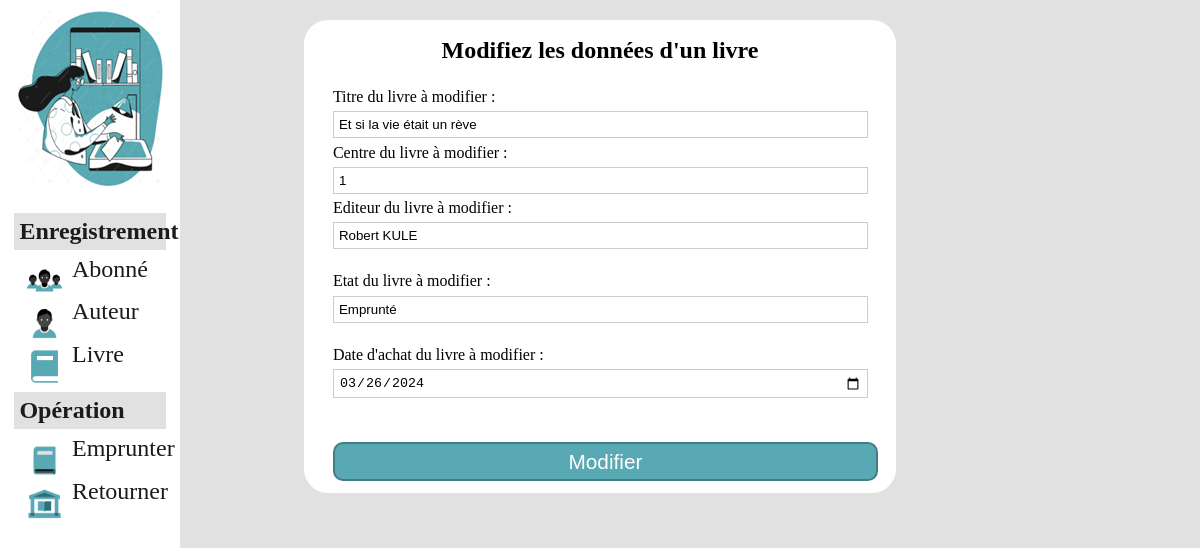
Page /ModifierLivre.php?idLivre=1 on the committed database.
### tables this page shows
CREATE TABLE `livre` (
  `NumeroLivre` int(11) NOT NULL,
  `Titre` varchar(50) NOT NULL,
  `Centre` int(11) NOT NULL,
  `Editeur` varchar(50) NOT NULL,
  `Etat` varchar(50) NOT NULL,
  `DateAchat` date NOT NULL
);

### ModifierLivre.php (the view, shortened to what this page needs)
<!DOCTYPE html>
<html lang="fr">
<head>
    <link rel="stylesheet" href="ModifierStyle.css">
</head>
<body>
    <div class="menu">
        <div class="Icone-Library">
                <a href="Accueil.php"> <img src="Images/Icone_Library.png" alt="icone de la bibliotheque"> </a>
            </div>
        <nav>
            <h2>Enregistrement</h2>
            <a href="Abonne.php">
                <div class="actionMenu">
                    <div class="iconeActionMenu">
                        <img src="Images/iconeAbonne.png" alt="icone abonné">
                    </div>
                    <div class="labelActionMenu">
                        <h3>Abonné</h3>
                    </div>
                  </div>
            </a>
            <a href="Auteur.php" class="enregistrement" >
                <div class="actionMenu">
                    <div class="iconeActionMenu">
                         <img src="Images/iconeAuteur.png" alt="icone auteur">
                    </div>
                    <div class="labelActionMenu">
                        <h3>Auteur</h3>
                    </div>
                </div>
            </a>
            <a href="Livre.php" class="enregistrement">
                <div class="actionMenu">
                    <div class="iconeActionMenu">
                        <img src="Images/iconeLivre.png" alt="icone livre">
                    </div>
                    <div class="labelActionMenu">
                        <h3>Livre</h3>
                    </div>
                </div>
            </a>
            <h2>Opération</h2>
            <a href="Emprunter.php" class="enregistrement">
                <div class="actionMenu">
                    <div class="iconeActionMenu">
                        <img src="Images/iconeEmprunt.png" alt="icone emprunt">
                    </div>
                    <div class="labelActionMenu">
                        <h3>Emprunter</h3>
                    </div>
                </div>
            </a>
            <a href="Retourner.php" class="enregistrement" >
                <div class="actionMenu">
                    <div class="iconeActionMenu">
                        <img src="Images/iconeRetourner.png" alt="icone retourner">
                    </div>
                    <div class="labelActionMenu">
                        <h3>Retourner</h3>
                    </div>
                </div>
            </a>
        </nav>
    </div>
    <?php
        if ($_SERVER["REQUEST_METHOD"] == "GET") {
            $idLivre= isset($_GET['idLivre']) ? $_GET['idLivre'] : "";
            try{
                $maVariable=new PDO('mysql:host=localhost;dbname=projetbibliotheque',"root","");
                $maVariable->setAttribute(PDO::ATTR_ERRMODE,PDO::ERRMODE_EXCEPTION);
                $req=$maVariable->prepare("SELECT * FROM livre WHERE NumeroLivre=$idLivre");
                $req->execute();
                $data=$req->fetchAll(PDO::FETCH_ASSOC);
                }catch(PDOException $e){
                    echo " ".$e->getMessage();
                }
                foreach($data as $row) {
                    echo '<div class="container">
                        <h3>Modifiez les données d\'un livre</h3>
                        <form action="Modify.php" method="post">
                            <div class="form-group">
                                <label for="titre">Titre du livre à modifier : </label>
                                <input type="text" id="titre"  name="titre" value="'.$row["Titre"].'">
                            </div>
                            <div class="form-group">
                                <label for="centre">Centre du livre à modifier : </label>
                                <input type="number" id="centre" name="centre" value="'.$row["Centre"].'">
                            </div>
                            <div class="form-group">
                                <label for="editeur">Editeur du livre à modifier : </label>
                                <input type="text" id="editeur" name="editeur" value="'.$row["Editeur"].'">
                            </div><br>
                            <div class="form-group">
                                <label for="etat">Etat du livre à modifier : </label>
                                <input type="text" id="etat" name="etat" value="'.$row["Etat"].'">
                            </div><br>
                            <div class="form-group">
                                <label for="dateAchat">Date d\'achat du livre à modifier : </label>
                                <input type="date" id="dateAchat" name="dateAchat" value="'.$row["DateAchat"].'">
                            </div><br>
                             <div class="form-group" style="display: none">
                                <label for="numeroLivre">Numéro du livre à modifier : </label>
                                <input type="number" id ="numeroLivre" name="numeroLivre" value="'.$row["NumeroLivre"].'">
                            </div><br>
                            <button type="submit" class="button" name="modifierLivre">Modifier</button>
                        </form>
                    </div>';
                    }
        }
        ?>
</body>
</html>

### ModifierStyle.css (style rules this page uses)
body { display: flex; flex-direction: row; justify-content: start; align-items: flex-start; background-color: rgb(225, 225, 225); }
.menu { position: fixed; top: 0px; left: 0px; width: 15%; height: 100vh; background-color:white; color: white; }
.Icone-Library { margin-top: 5%; margin-left: 10%; margin-bottom: 0%; }
nav a { color: #1b1a1a; text-decoration: none; }
nav h2 { color: #1b1b1b; text-decoration: none; background-color: #E1E1E1; margin-left: 8%; margin-right: 8%; margin-bottom: -4%; margin-top: 12%; padding: 5px; }
nav h3 { color: #1b1b1b; text-decoration: none; font-weight: normal; font-size: 1.5em; }
.actionMenu { display: flex; gap: 10px; margin-top: 7%; margin-left: 15%; margin-bottom: -12%; }
.iconeActionMenu { display: flex; justify-content: center; align-items: center; align-self: center; height: 35px; width: 35px; }
.iconeActionMenu img { width: 100%; height: 100%; }
.container { margin: 1% 25%; padding: 1% 2%; width: 50%; background-color: white; border-radius: 1.5em; }
h3 { margin-top: 1%; text-align: center; font-size: 1.5em; }
form { display: flex; flex-direction: column; justify-content: space-around; align-items: flex-start; }
.form-group { width: 96%; padding: 0%; }
label,input { width: 100%; margin: 1%; }
input[type="number"], input[type="date"], input[type="text"] { width: 100%; padding: 5px; border: 1px solid #ccc; }
button { width: 100%; margin-left: 1%; margin-top: 0.5%; padding: 1% 2%; background-color:#58a9b3; color: #fff; font-size: 1.3em; cursor: pointer; border: 2px solid #407d85; border-radius: 10px; }

### rows in the picture
livre: titre "Et si la vie était un rève", centre "1", editeur "Robert KULE", etat "Emprunté", dateAchat "03/26/2024"
